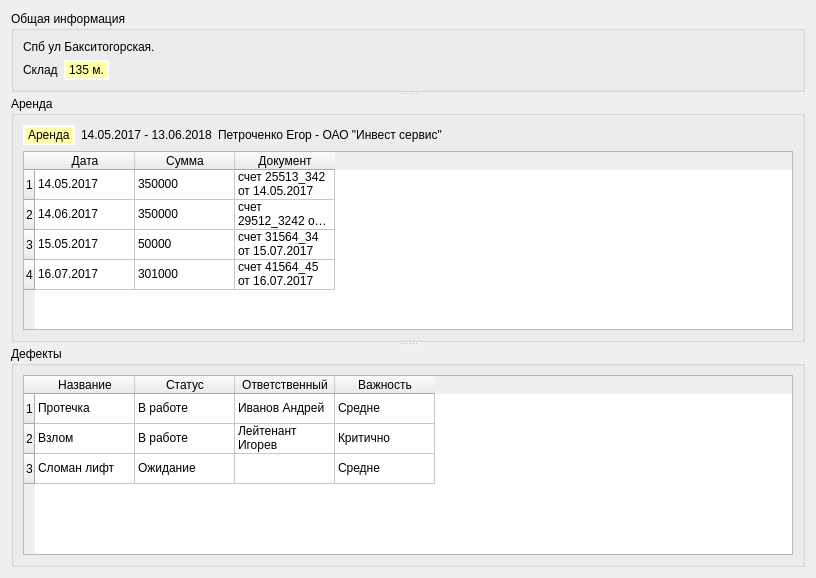
<?xml version="1.0" encoding="UTF-8"?>
<ui version="4.0">
 <class>ViraInfoWidget</class>
 <widget class="QWidget" name="ViraInfoWidget">
  <property name="geometry">
   <rect>
    <x>0</x>
    <y>0</y>
    <width>816</width>
    <height>578</height>
   </rect>
  </property>
  <property name="windowTitle">
   <string>Информация</string>
  </property>
  <layout class="QVBoxLayout" name="verticalLayout_2">
   <item>
    <widget class="QSplitter" name="splitter">
     <property name="orientation">
      <enum>Qt::Vertical</enum>
     </property>
     <widget class="QGroupBox" name="groupBox">
      <property name="title">
       <string>Общая информация</string>
      </property>
      <layout class="QVBoxLayout" name="verticalLayout_4">
       <item>
        <layout class="QVBoxLayout" name="verticalLayout_3">
         <item>
          <widget class="QLabel" name="label">
           <property name="text">
            <string>Спб ул Бакситогорская.</string>
           </property>
          </widget>
         </item>
         <item>
          <layout class="QHBoxLayout" name="horizontalLayout">
           <item>
            <widget class="QLabel" name="label_2">
             <property name="text">
              <string>Склад</string>
             </property>
            </widget>
           </item>
           <item>
            <widget class="QLabel" name="label_3">
             <property name="styleSheet">
              <string notr="true">background-color:#ffffaa;
border-color: rgb(255, 255, 255);
border-radius: 15px;
color: rgb(0, 0, 0);
border-width: 2px;
border-style: solid;</string>
             </property>
             <property name="text">
              <string>135 м.</string>
             </property>
            </widget>
           </item>
           <item>
            <spacer name="horizontalSpacer">
             <property name="orientation">
              <enum>Qt::Horizontal</enum>
             </property>
             <property name="sizeHint" stdset="0">
              <size>
               <width>40</width>
               <height>20</height>
              </size>
             </property>
            </spacer>
           </item>
          </layout>
         </item>
        </layout>
       </item>
       <item>
        <layout class="QHBoxLayout" name="horizontalLayout_photos"/>
       </item>
      </layout>
     </widget>
     <widget class="QGroupBox" name="groupBox_2">
      <property name="title">
       <string>Аренда</string>
      </property>
      <layout class="QVBoxLayout" name="verticalLayout_5">
       <item>
        <layout class="QHBoxLayout" name="horizontalLayout_2">
         <item>
          <widget class="QLabel" name="label_4">
           <property name="styleSheet">
            <string notr="true">background-color:#ffffaa;
border-color: rgb(255, 255, 255);
border-radius: 15px;
color: rgb(0, 0, 0);
border-width: 2px;
border-style: solid;</string>
           </property>
           <property name="text">
            <string>Аренда</string>
           </property>
          </widget>
         </item>
         <item>
          <widget class="QLabel" name="label_5">
           <property name="text">
            <string>14.05.2017 - 13.06.2018</string>
           </property>
          </widget>
         </item>
         <item>
          <widget class="QLabel" name="label_6">
           <property name="text">
            <string>Петроченко Егор - ОАО &quot;Инвест сервис&quot;</string>
           </property>
          </widget>
         </item>
         <item>
          <spacer name="horizontalSpacer_2">
           <property name="orientation">
            <enum>Qt::Horizontal</enum>
           </property>
           <property name="sizeHint" stdset="0">
            <size>
             <width>40</width>
             <height>20</height>
            </size>
           </property>
          </spacer>
         </item>
        </layout>
       </item>
       <item>
        <widget class="QTableWidget" name="tableWidget_pays">
         <row>
          <property name="text">
           <string>1</string>
          </property>
         </row>
         <row>
          <property name="text">
           <string>2</string>
          </property>
         </row>
         <row>
          <property name="text">
           <string>3</string>
          </property>
         </row>
         <row>
          <property name="text">
           <string>4</string>
          </property>
         </row>
         <column>
          <property name="text">
           <string>Дата</string>
          </property>
         </column>
         <column>
          <property name="text">
           <string>Сумма</string>
          </property>
         </column>
         <column>
          <property name="text">
           <string>Документ</string>
          </property>
         </column>
         <item row="0" column="0">
          <property name="text">
           <string>14.05.2017</string>
          </property>
         </item>
         <item row="0" column="1">
          <property name="text">
           <string>350000</string>
          </property>
         </item>
         <item row="0" column="2">
          <property name="text">
           <string>счет 25513_342 от 14.05.2017 </string>
          </property>
         </item>
         <item row="1" column="0">
          <property name="text">
           <string>14.06.2017</string>
          </property>
         </item>
         <item row="1" column="1">
          <property name="text">
           <string>350000</string>
          </property>
         </item>
         <item row="1" column="2">
          <property name="text">
           <string>счет 29512_3242 от 14.06.2017</string>
          </property>
         </item>
         <item row="2" column="0">
          <property name="text">
           <string>15.05.2017</string>
          </property>
         </item>
         <item row="2" column="1">
          <property name="text">
           <string>50000</string>
          </property>
         </item>
         <item row="2" column="2">
          <property name="text">
           <string>счет 31564_34 от 15.07.2017</string>
          </property>
         </item>
         <item row="3" column="0">
          <property name="text">
           <string>16.07.2017</string>
          </property>
         </item>
         <item row="3" column="1">
          <property name="text">
           <string>301000</string>
          </property>
         </item>
         <item row="3" column="2">
          <property name="text">
           <string>счет 41564_45 от 16.07.2017</string>
          </property>
         </item>
        </widget>
       </item>
      </layout>
     </widget>
     <widget class="QGroupBox" name="groupBox_3">
      <property name="title">
       <string>Дефекты</string>
      </property>
      <layout class="QVBoxLayout" name="verticalLayout">
       <item>
        <widget class="QTableWidget" name="tableWidget_defects">
         <row>
          <property name="text">
           <string>1</string>
          </property>
         </row>
         <row>
          <property name="text">
           <string>2</string>
          </property>
         </row>
         <row>
          <property name="text">
           <string>3</string>
          </property>
         </row>
         <column>
          <property name="text">
           <string>Название</string>
          </property>
         </column>
         <column>
          <property name="text">
           <string>Статус</string>
          </property>
         </column>
         <column>
          <property name="text">
           <string>Ответственный</string>
          </property>
         </column>
         <column>
          <property name="text">
           <string>Важность</string>
          </property>
         </column>
         <item row="0" column="0">
          <property name="text">
           <string>Протечка</string>
          </property>
         </item>
         <item row="0" column="1">
          <property name="text">
           <string>В работе</string>
          </property>
         </item>
         <item row="0" column="2">
          <property name="text">
           <string>Иванов Андрей</string>
          </property>
         </item>
         <item row="0" column="3">
          <property name="text">
           <string>Средне</string>
          </property>
         </item>
         <item row="1" column="0">
          <property name="text">
           <string>Взлом</string>
          </property>
         </item>
         <item row="1" column="1">
          <property name="text">
           <string>В работе</string>
          </property>
         </item>
         <item row="1" column="2">
          <property name="text">
           <string>Лейтенант Игорев</string>
          </property>
         </item>
         <item row="1" column="3">
          <property name="text">
           <string>Критично</string>
          </property>
         </item>
         <item row="2" column="0">
          <property name="text">
           <string>Сломан лифт</string>
          </property>
         </item>
         <item row="2" column="1">
          <property name="text">
           <string>Ожидание</string>
          </property>
         </item>
         <item row="2" column="3">
          <property name="text">
           <string>Средне</string>
          </property>
         </item>
        </widget>
       </item>
      </layout>
     </widget>
    </widget>
   </item>
  </layout>
 </widget>
 <resources/>
 <connections/>
</ui>
